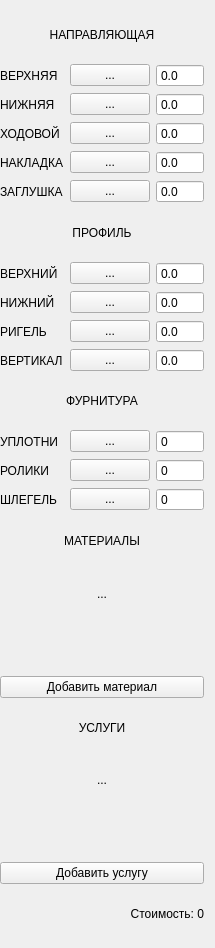
        <widget class="QWidget" name="scrollAreaWidgetContents_2">
         <property name="geometry">
          <rect>
           <x>0</x>
           <y>0</y>
           <width>197</width>
           <height>948</height>
          </rect>
         </property>
         <property name="sizePolicy">
          <sizepolicy hsizetype="Expanding" vsizetype="Preferred">
           <horstretch>0</horstretch>
           <verstretch>0</verstretch>
          </sizepolicy>
         </property>
         <layout class="QGridLayout" name="gridLayout">
          <property name="leftMargin">
           <number>0</number>
          </property>
          <item row="17" column="0" colspan="4">
           <widget class="QLabel" name="color_22">
            <property name="text">
             <string>МАТЕРИАЛЫ</string>
            </property>
            <property name="alignment">
             <set>Qt::AlignCenter</set>
            </property>
           </widget>
          </item>
          <item row="8" column="2">
           <widget class="QPushButton" name="bin_1c_bot_profile">
            <property name="sizePolicy">
             <sizepolicy hsizetype="Expanding" vsizetype="Fixed">
              <horstretch>0</horstretch>
              <verstretch>0</verstretch>
             </sizepolicy>
            </property>
            <property name="text">
             <string>...</string>
            </property>
            <property name="autoDefault">
             <bool>false</bool>
            </property>
           </widget>
          </item>
          <item row="2" column="2">
           <widget class="QPushButton" name="bin_1c_bot_guide">
            <property name="sizePolicy">
             <sizepolicy hsizetype="Expanding" vsizetype="Fixed">
              <horstretch>0</horstretch>
              <verstretch>0</verstretch>
             </sizepolicy>
            </property>
            <property name="text">
             <string>...</string>
            </property>
            <property name="autoDefault">
             <bool>false</bool>
            </property>
           </widget>
          </item>
          <item row="15" column="0" colspan="2">
           <widget class="QLabel" name="color_18">
            <property name="text">
             <string>РОЛИКИ</string>
            </property>
           </widget>
          </item>
          <item row="14" column="0" colspan="2">
           <widget class="QLabel" name="color_15">
            <property name="text">
             <string>УПЛОТНИ</string>
            </property>
           </widget>
          </item>
          <item row="7" column="3">
           <widget class="QDoubleSpinBox" name="in_1c_top_profile">
            <property name="buttonSymbols">
             <enum>QAbstractSpinBox::NoButtons</enum>
            </property>
            <property name="decimals">
             <number>1</number>
            </property>
            <property name="maximum">
             <double>9999.000000000000000</double>
            </property>
           </widget>
          </item>
          <item row="10" column="0" colspan="2">
           <widget class="QLabel" name="color_13">
            <property name="text">
             <string>ВЕРТИКАЛ</string>
            </property>
           </widget>
          </item>
          <item row="22" column="0" colspan="4">
           <widget class="QLabel" name="color_27">
            <property name="text">
             <string>...</string>
            </property>
            <property name="alignment">
             <set>Qt::AlignCenter</set>
            </property>
           </widget>
          </item>
          <item row="10" column="2">
           <widget class="QPushButton" name="bin_1c_vertical">
            <property name="sizePolicy">
             <sizepolicy hsizetype="Expanding" vsizetype="Fixed">
              <horstretch>0</horstretch>
              <verstretch>0</verstretch>
             </sizepolicy>
            </property>
            <property name="text">
             <string>...</string>
            </property>
            <property name="autoDefault">
             <bool>false</bool>
            </property>
           </widget>
          </item>
          <item row="5" column="2">
           <widget class="QPushButton" name="bin_1c_plug">
            <property name="sizePolicy">
             <sizepolicy hsizetype="Expanding" vsizetype="Fixed">
              <horstretch>0</horstretch>
              <verstretch>0</verstretch>
             </sizepolicy>
            </property>
            <property name="text">
             <string>...</string>
            </property>
            <property name="autoDefault">
             <bool>false</bool>
            </property>
           </widget>
          </item>
          <item row="6" column="0" colspan="4">
           <widget class="QLabel" name="color_9">
            <property name="text">
             <string>ПРОФИЛЬ</string>
            </property>
            <property name="alignment">
             <set>Qt::AlignCenter</set>
            </property>
           </widget>
          </item>
          <item row="16" column="0" colspan="2">
           <widget class="QLabel" name="color_16">
            <property name="text">
             <string>ШЛЕГЕЛЬ</string>
            </property>
           </widget>
          </item>
          <item row="14" column="3">
           <widget class="QSpinBox" name="in_1c_sealant">
            <property name="buttonSymbols">
             <enum>QAbstractSpinBox::NoButtons</enum>
            </property>
            <property name="maximum">
             <number>9999</number>
            </property>
           </widget>
          </item>
          <item row="1" column="3">
           <widget class="QDoubleSpinBox" name="in_1c_top_guide">
            <property name="buttonSymbols">
             <enum>QAbstractSpinBox::NoButtons</enum>
            </property>
            <property name="decimals">
             <number>1</number>
            </property>
            <property name="maximum">
             <double>9999.000000000000000</double>
            </property>
           </widget>
          </item>
          <item row="13" column="0" colspan="4">
           <widget class="QLabel" name="color_17">
            <property name="text">
             <string>ФУРНИТУРА</string>
            </property>
            <property name="alignment">
             <set>Qt::AlignCenter</set>
            </property>
           </widget>
          </item>
          <item row="19" column="0" colspan="4">
           <widget class="QWidget" name="materials_nomenclature_widget" native="true">
            <layout class="QGridLayout" name="gridLayout_2">
             <property name="leftMargin">
              <number>0</number>
             </property>
             <property name="topMargin">
              <number>0</number>
             </property>
             <property name="rightMargin">
              <number>0</number>
             </property>
             <property name="bottomMargin">
              <number>0</number>
             </property>
            </layout>
           </widget>
          </item>
          <item row="7" column="0" colspan="2">
           <widget class="QLabel" name="color_10">
            <property name="text">
             <string>ВЕРХНИЙ</string>
            </property>
           </widget>
          </item>
          <item row="3" column="3">
           <widget class="QDoubleSpinBox" name="in_1c_top_movable">
            <property name="buttonSymbols">
             <enum>QAbstractSpinBox::NoButtons</enum>
            </property>
            <property name="decimals">
             <number>1</number>
            </property>
            <property name="maximum">
             <double>9999.000000000000000</double>
            </property>
           </widget>
          </item>
          <item row="16" column="3">
           <widget class="QSpinBox" name="in_1c_shlegel">
            <property name="buttonSymbols">
             <enum>QAbstractSpinBox::NoButtons</enum>
            </property>
            <property name="maximum">
             <number>9999</number>
            </property>
           </widget>
          </item>
          <item row="20" column="0" colspan="4">
           <widget class="QPushButton" name="btn_add_material_1c">
            <property name="text">
             <string>Добавить материал</string>
            </property>
            <property name="icon">
             <iconset>
              <normaloff>icons/sircle-plus.svg</normaloff>icons/sircle-plus.svg</iconset>
            </property>
           </widget>
          </item>
          <item row="5" column="3">
           <widget class="QDoubleSpinBox" name="in_1c_plug">
            <property name="buttonSymbols">
             <enum>QAbstractSpinBox::NoButtons</enum>
            </property>
            <property name="decimals">
             <number>1</number>
            </property>
            <property name="maximum">
             <double>9999.000000000000000</double>
            </property>
           </widget>
          </item>
          <item row="10" column="3">
           <widget class="QDoubleSpinBox" name="in_1c_vertical">
            <property name="buttonSymbols">
             <enum>QAbstractSpinBox::NoButtons</enum>
            </property>
            <property name="decimals">
             <number>1</number>
            </property>
            <property name="maximum">
             <double>9999.000000000000000</double>
            </property>
           </widget>
          </item>
          <item row="7" column="2">
           <widget class="QPushButton" name="bin_1c_top_profile">
            <property name="sizePolicy">
             <sizepolicy hsizetype="Expanding" vsizetype="Fixed">
              <horstretch>0</horstretch>
              <verstretch>0</verstretch>
             </sizepolicy>
            </property>
            <property name="text">
             <string>...</string>
            </property>
            <property name="autoDefault">
             <bool>false</bool>
            </property>
           </widget>
          </item>
          <item row="14" column="2">
           <widget class="QPushButton" name="bin_1c_sealant">
            <property name="sizePolicy">
             <sizepolicy hsizetype="Expanding" vsizetype="Fixed">
              <horstretch>0</horstretch>
              <verstretch>0</verstretch>
             </sizepolicy>
            </property>
            <property name="text">
             <string>...</string>
            </property>
            <property name="autoDefault">
             <bool>false</bool>
            </property>
           </widget>
          </item>
          <item row="25" column="0" colspan="4">
           <widget class="QPushButton" name="btn_add_service_1c">
            <property name="text">
             <string>Добавить услугу</string>
            </property>
            <property name="icon">
             <iconset>
              <normaloff>icons/sircle-plus.svg</normaloff>icons/sircle-plus.svg</iconset>
            </property>
           </widget>
          </item>
          <item row="15" column="2">
           <widget class="QPushButton" name="bin_1c_rollers">
            <property name="sizePolicy">
             <sizepolicy hsizetype="Expanding" vsizetype="Fixed">
              <horstretch>0</horstretch>
              <verstretch>0</verstretch>
             </sizepolicy>
            </property>
            <property name="text">
             <string>...</string>
            </property>
            <property name="autoDefault">
             <bool>false</bool>
            </property>
           </widget>
          </item>
          <item row="24" column="0" colspan="4">
           <widget class="QWidget" name="additional_nomenclature_widget_2" native="true">
            <layout class="QGridLayout" name="gridLayout_3">
             <property name="leftMargin">
              <number>0</number>
             </property>
             <property name="topMargin">
              <number>0</number>
             </property>
             <property name="rightMargin">
              <number>0</number>
             </property>
             <property name="bottomMargin">
              <number>0</number>
             </property>
            </layout>
           </widget>
          </item>
          <item row="3" column="0" colspan="2">
           <widget class="QLabel" name="color_6">
            <property name="text">
             <string>ХОДОВОЙ</string>
            </property>
           </widget>
          </item>
          <item row="16" column="2">
           <widget class="QPushButton" name="bin_shlegel">
            <property name="sizePolicy">
             <sizepolicy hsizetype="Expanding" vsizetype="Fixed">
              <horstretch>0</horstretch>
              <verstretch>0</verstretch>
             </sizepolicy>
            </property>
            <property name="text">
             <string>...</string>
            </property>
            <property name="autoDefault">
             <bool>false</bool>
            </property>
           </widget>
          </item>
          <item row="9" column="0" colspan="2">
           <widget class="QLabel" name="color_12">
            <property name="text">
             <string>РИГЕЛЬ</string>
            </property>
           </widget>
          </item>
          <item row="4" column="0" colspan="2">
           <widget class="QLabel" name="color_7">
            <property name="text">
             <string>НАКЛАДКА</string>
            </property>
           </widget>
          </item>
          <item row="15" column="3">
           <widget class="QSpinBox" name="in_1c_rollers">
            <property name="buttonSymbols">
             <enum>QAbstractSpinBox::NoButtons</enum>
            </property>
            <property name="maximum">
             <number>9999</number>
            </property>
           </widget>
          </item>
          <item row="9" column="3">
           <widget class="QDoubleSpinBox" name="in_1c_rigel">
            <property name="buttonSymbols">
             <enum>QAbstractSpinBox::NoButtons</enum>
            </property>
            <property name="decimals">
             <number>1</number>
            </property>
            <property name="maximum">
             <double>9999.000000000000000</double>
            </property>
           </widget>
          </item>
          <item row="8" column="0" colspan="2">
           <widget class="QLabel" name="color_11">
            <property name="text">
             <string>НИЖНИЙ</string>
            </property>
           </widget>
          </item>
          <item row="1" column="0" colspan="2">
           <widget class="QLabel" name="color_4">
            <property name="text">
             <string>ВЕРХНЯЯ</string>
            </property>
           </widget>
          </item>
          <item row="2" column="3">
           <widget class="QDoubleSpinBox" name="in_1c_bot_guide">
            <property name="buttonSymbols">
             <enum>QAbstractSpinBox::NoButtons</enum>
            </property>
            <property name="decimals">
             <number>1</number>
            </property>
            <property name="maximum">
             <double>9999.000000000000000</double>
            </property>
           </widget>
          </item>
          <item row="4" column="3">
           <widget class="QDoubleSpinBox" name="in_1c_decor">
            <property name="buttonSymbols">
             <enum>QAbstractSpinBox::NoButtons</enum>
            </property>
            <property name="decimals">
             <number>1</number>
            </property>
            <property name="maximum">
             <double>9999.000000000000000</double>
            </property>
           </widget>
          </item>
          <item row="8" column="3">
           <widget class="QDoubleSpinBox" name="in_1c_bot_profile">
            <property name="buttonSymbols">
             <enum>QAbstractSpinBox::NoButtons</enum>
            </property>
            <property name="decimals">
             <number>1</number>
            </property>
            <property name="maximum">
             <double>9999.000000000000000</double>
            </property>
           </widget>
          </item>
          <item row="21" column="0" colspan="4">
           <widget class="QLabel" name="color_25">
            <property name="text">
             <string>УСЛУГИ</string>
            </property>
            <property name="alignment">
             <set>Qt::AlignCenter</set>
            </property>
           </widget>
          </item>
          <item row="9" column="2">
           <widget class="QPushButton" name="bin_1c_rigel">
            <property name="sizePolicy">
             <sizepolicy hsizetype="Expanding" vsizetype="Fixed">
              <horstretch>0</horstretch>
              <verstretch>0</verstretch>
             </sizepolicy>
            </property>
            <property name="text">
             <string>...</string>
            </property>
            <property name="autoDefault">
             <bool>false</bool>
            </property>
           </widget>
          </item>
          <item row="3" column="2">
           <widget class="QPushButton" name="bin_1c_top_movable">
            <property name="sizePolicy">
             <sizepolicy hsizetype="Expanding" vsizetype="Fixed">
              <horstretch>0</horstretch>
              <verstretch>0</verstretch>
             </sizepolicy>
            </property>
            <property name="text">
             <string>...</string>
            </property>
            <property name="autoDefault">
             <bool>false</bool>
            </property>
           </widget>
          </item>
          <item row="18" column="0" colspan="4">
           <widget class="QLabel" name="color_23">
            <property name="text">
             <string>...</string>
            </property>
            <property name="alignment">
             <set>Qt::AlignCenter</set>
            </property>
           </widget>
          </item>
          <item row="26" column="0" colspan="4">
           <widget class="QLabel" name="color_26">
            <property name="text">
             <string>Стоимость: 0</string>
            </property>
            <property name="alignment">
             <set>Qt::AlignRight|Qt::AlignTrailing|Qt::AlignVCenter</set>
            </property>
           </widget>
          </item>
          <item row="1" column="2">
           <widget class="QPushButton" name="bin_1c_top_guide">
            <property name="sizePolicy">
             <sizepolicy hsizetype="Expanding" vsizetype="Fixed">
              <horstretch>0</horstretch>
              <verstretch>0</verstretch>
             </sizepolicy>
            </property>
            <property name="text">
             <string>...</string>
            </property>
            <property name="autoDefault">
             <bool>false</bool>
            </property>
           </widget>
          </item>
          <item row="0" column="0" colspan="4">
           <widget class="QLabel" name="color_3">
            <property name="text">
             <string>НАПРАВЛЯЮЩАЯ</string>
            </property>
            <property name="alignment">
             <set>Qt::AlignCenter</set>
            </property>
           </widget>
          </item>
          <item row="5" column="0" colspan="2">
           <widget class="QLabel" name="color_8">
            <property name="text">
             <string>ЗАГЛУШКА</string>
            </property>
           </widget>
          </item>
          <item row="2" column="0" colspan="2">
           <widget class="QLabel" name="color_5">
            <property name="text">
             <string>НИЖНЯЯ</string>
            </property>
           </widget>
          </item>
          <item row="4" column="2">
           <widget class="QPushButton" name="bin_1c_decor">
            <property name="sizePolicy">
             <sizepolicy hsizetype="Expanding" vsizetype="Fixed">
              <horstretch>0</horstretch>
              <verstretch>0</verstretch>
             </sizepolicy>
            </property>
            <property name="text">
             <string>...</string>
            </property>
            <property name="autoDefault">
             <bool>false</bool>
            </property>
           </widget>
          </item>
         </layout>
        </widget>
